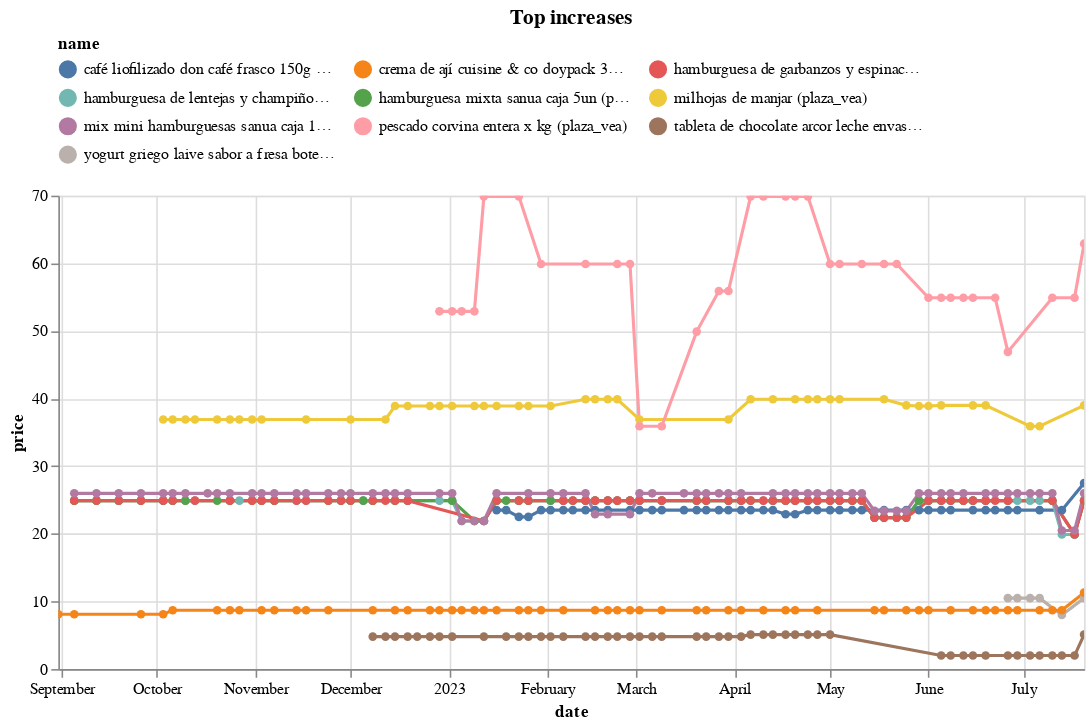

Notebook source saved alongside this figure:
### Code cell
(top_changes_abs
 .sort_values('change')
 .tail(10)
 .pipe(plot_changes, 'Top increases')
)

### Figure 1 — Vega-Lite specification as saved in the notebook (floating-point values rounded to 4 significant figures; data arrays with more than 128 entries replaced by an {"elided": "..."} marker saying what was removed)
{"config": {"view": {"continuousWidth": 300, "continuousHeight": 300}, "legend": {"columns": 3, "orient": "top"}}, "data": {"name": "data-357c87ff87dadfb246da91a3becbfeba"}, "mark": {"type": "line", "point": true}, "encoding": {"color": {"field": "name", "scale": {"domain": ["café liofilizado don café frasco 150g (plaza_vea)", "crema de ají cuisine & co doypack 380 g (metro)", "hamburguesa de garbanzos y espinacas sanua caja 5un (plaza_vea)", "hamburguesa de lentejas y champiñones sanua caja 5un (plaza_vea)", "hamburguesa mixta sanua caja 5un (plaza_vea)", "milhojas de manjar (plaza_vea)", "mix mini hamburguesas sanua caja 10un (plaza_vea)", "pescado corvina entera x kg (plaza_vea)", "tableta de chocolate arcor leche envase 58g (plaza_vea)", "yogurt griego laive sabor a fresa botella 800g (plaza_vea)"]}, "type": "nominal"}, "tooltip": [{"field": "name", "type": "nominal"}, {"field": "price", "type": "quantitative"}, {"field": "last_price", "type": "quantitative"}], "x": {"field": "date", "type": "temporal"}, "y": {"field": "price", "type": "quantitative"}}, "params": [{"name": "param_11", "select": {"type": "point", "fields": ["name"]}, "bind": "legend"}, {"name": "param_12", "select": {"type": "interval", "encodings": ["x", "y"]}, "bind": "scales"}], "title": "Top increases", "transform": [{"filter": {"param": "param_11"}}], "width": 650, "$schema": "https://vega.github.io/schema/vega-lite/v5.8.0.json", "datasets": {"data-357c87ff87dadfb246da91a3becbfeba": {"elided": "507 records"}}}
